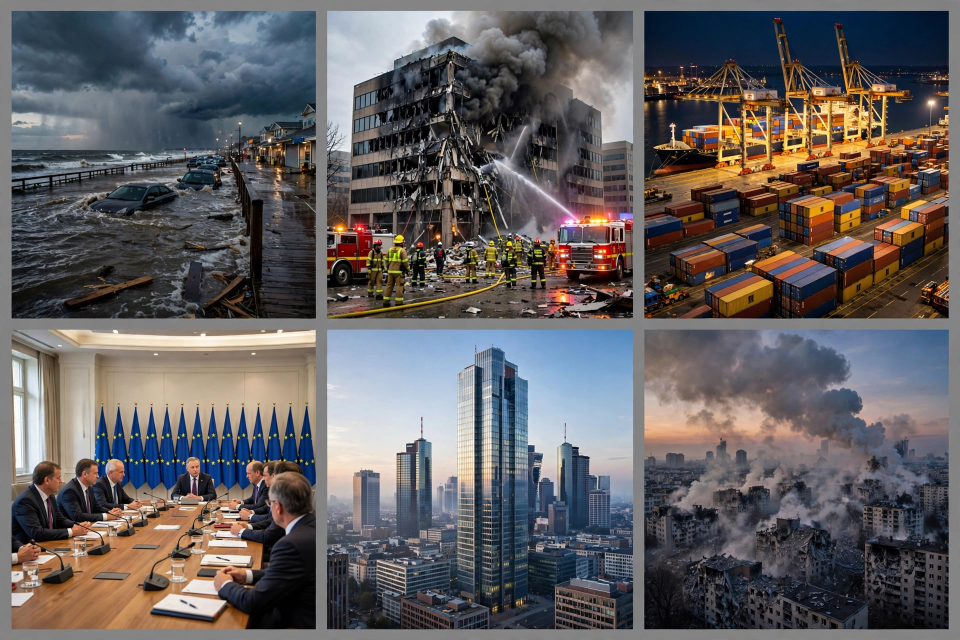
#> input picture assets/entry-source.png, 1920 x 1280 px (shown at 1/2 size)
$ python build_image.py
#> lines starting #> are read from the running program, lines starting #| are printed output that depends on the picture
#!/usr/bin/env python3
"""Typeset the 27 November 2026 front page for make.fun news-image.

The page is a 1024x1024 newspaper front built in PIL from six
photographs sliced out of one fresh AI-generated 3x2 collage
(assets/entry-source.png, 1920x1280, made for this competition day).

Everything on the page is described by small data tables near the
top of this file — the masthead, the four feature stories, the two
strip stories and the three short ALSO items — and a single
slot renderer paints each story according to its kind. The script
writes entry.png next to itself and then re-opens the file to
confirm it is a 1024x1024 PNG under 1 MiB, printing its sha256.

The build is deterministic: same source bytes in, same PNG out.
"""
from __future__ import annotations

import hashlib
import os

from PIL import Image, ImageDraw, ImageFont, ImageOps

BASE = os.path.dirname(os.path.abspath(__file__))
SRC = os.path.join(BASE, "assets", "entry-source.png")
OUT = os.path.join(BASE, "entry.png")

# --- Page geometry -------------------------------------------------------
CANVAS_W, CANVAS_H = 1024, 1024
MARGIN = 16            # outer edge on the left and right
COL_GAP = 20           # gap between the two feature columns
ROW_GAP = 12           # gap between the two feature rows
PANEL_W = 490          # width of one feature panel / strip half
PANEL_H = 300          # height of one feature panel
PHOTO_H = 170          # height of a feature photo
FIRST_ROW_Y = 140      # top of the first feature row
STRIP_TOP = 764        # top of the full-width strip
STRIP_H = 116          # height of the strip
THUMB_W = 150          # width of a strip thumbnail
ALSO_TOP = 892         # top of the navy ALSO band

# --- Palette --------------------------------------------------------------
PALETTE = {
    "paper": (247, 242, 231),
    "ink": (18, 18, 18),
    "red": (178, 34, 34),
    "grey": (90, 88, 82),
    "navy": (20, 36, 62),
    "gold": (232, 190, 90),
    "pale": (245, 245, 245),
    "frame": (40, 40, 40),
}

# --- Typefaces ------------------------------------------------------------
FONT_DIR = "/usr/share/fonts/truetype/noto"
_FONT_FILES = {
    False: os.path.join(FONT_DIR, "NotoSans-Condensed.ttf"),
    True: os.path.join(FONT_DIR, "NotoSans-CondensedBold.ttf"),
}
_FONT_CACHE: dict[tuple[bool, int], ImageFont.FreeTypeFont] = {}


def typeface(bold: bool, size: int) -> ImageFont.FreeTypeFont:
    """Return (and cache) a Noto Sans Condensed face at the given size."""
    key = (bold, size)
    if key not in _FONT_CACHE:
        _FONT_CACHE[key] = ImageFont.truetype(_FONT_FILES[bold], size)
    return _FONT_CACHE[key]


# --- Source photographs ---------------------------------------------------
# Cell boxes were measured off this day's collage: a grey frame of about
# 23px, vertical gutters at x=633-652 and x=1267-1286, and a horizontal
# gutter at y=638-658. Each box is inset a few pixels past the gutters.
# The focus point keeps the interesting part of each photo in frame
# when it is cropped to its slot shape.
PHOTOS = {
    "storm":  {"box": (26, 24, 629, 634),   "focus": (0.50, 0.55)},
    "kuwait": {"box": (656, 24, 1263, 634), "focus": (0.50, 0.55)},
    "port":   {"box": (1290, 24, 1894, 634), "focus": (0.50, 0.50)},
    "summit": {"box": (26, 662, 629, 1256), "focus": (0.50, 0.50)},
    "bank":   {"box": (656, 662, 1263, 1256), "focus": (0.50, 0.45)},
    "gaza":   {"box": (1290, 662, 1894, 1256), "focus": (0.50, 0.55)},
}

# --- Stories --------------------------------------------------------------
TITLE = "THE WORLD IN ONE DAY"
DATE_LINE = "FRIDAY, 27 NOVEMBER 2026"

# (photo key, kicker, headline, subhead) — the four big panels.
FEATURES = [
    ("storm", "UNITED STATES", "STORM SURGE TOPS SANDY",
     "Thanksgiving nor'easter floods the East Coast"),
    ("kuwait", "KUWAIT", "DRONE KILLS TWO IN KUWAIT",
     "Italy blames Iran; Tehran denies any role"),
    ("port", "TRADE", "US UNVEILS TARIFFS ON 14 NATIONS",
     "China capped at 20%; hearing set for January"),
    ("summit", "EUROPE", "EU SPLIT OVER UKRAINE LOAN",
     "Leaders divided on a $49bn loan to Kyiv"),
]

# (photo key, kicker, headline, subhead) — the two strip stories.
STRIPS = [
    ("bank", "EUROPE", "SPAIN'S DE COS TO LEAD ECB",
     "Chosen to succeed Lagarde at the central bank"),
    ("gaza", "GAZA", "ISRAELI STRIKES KILL 10 IN GAZA",
     "Ceasefire under strain for a third night"),
]

ALSO = [
    "EBOLA IN CONGO PASSES 12,000 CASES \u2014 second-largest outbreak on record",
    "NETANYAHU JUDGES URGE DROPPING BRIBERY CHARGE",
    "GUINEA-BISSAU JUNTA DELAYS ELECTION TO 2028",
]


# --- Text helpers ---------------------------------------------------------
def wrap_lines(draw, text, fnt, limit):
    """Yield the lines of `text` word-wrapped to fit `limit` pixels.

    Words accumulate onto the current line until the next word would
    overflow it; the line is then emitted and a fresh one started.
    """
    words = text.split()
    current: list[str] = []
    width = 0.0
    space_w = draw.textlength(" ", font=fnt)
    for word in words:
        word_w = draw.textlength(word, font=fnt)
        extra = word_w if not current else space_w + word_w
        if current and width + extra > limit:
            yield " ".join(current)
            current = [word]
            width = word_w
        else:
            current.append(word)
            width += extra
    if current:
        yield " ".join(current)


def fit_headline(draw, text, ceiling, limit, max_lines=2):
    """Biggest bold face (at most `ceiling`) wrapping into `max_lines`."""
    for size in range(ceiling, 12, -1):
        fnt = typeface(True, size)
        wrapped = list(wrap_lines(draw, text, fnt, limit))
        if len(wrapped) <= max_lines:
            return fnt, wrapped
    fnt = typeface(True, 13)
    return fnt, list(wrap_lines(draw, text, fnt, limit))


def fit_single_line(draw, text, ceiling, floor, limit):
    """Largest regular face (between `floor` and `ceiling`) fitting one line."""
    size = ceiling
    while size > floor:
        fnt = typeface(False, size)
        if draw.textlength(text, font=fnt) <= limit:
            return fnt
        size -= 1
    return typeface(False, floor)


def cover(source, photo_key, size):
    """Crop one collage cell to `size`, keeping its focus point in frame."""
    spec = PHOTOS[photo_key]
    tile = source.crop(spec["box"])
    return ImageOps.fit(tile, size, method=Image.LANCZOS,
                        centering=spec["focus"])


# --- Page sections --------------------------------------------------------
def paint_header(draw):
    """Masthead: title, red rule, exact date."""
    draw.text((CANVAS_W // 2, 12), TITLE, font=typeface(True, 62),
              fill=PALETTE["ink"], anchor="ma")
    draw.rectangle([MARGIN, 96, CANVAS_W - MARGIN, 99], fill=PALETTE["red"])
    draw.text((CANVAS_W // 2, 104), DATE_LINE, font=typeface(True, 27),
              fill=PALETTE["ink"], anchor="ma")


def paint_feature(page, draw, source, cell, kicker, head, sub, x, y):
    """One 2x2-grid panel: photo on top, kicker, headline, subhead."""
    photo = cover(source, cell, (PANEL_W, PHOTO_H))
    page.paste(photo, (x, y))
    draw.rectangle([x, y, x + PANEL_W - 1, y + PHOTO_H - 1],
                   outline=PALETTE["frame"], width=1)
    text_top = y + PHOTO_H + 8
    draw.text((x, text_top), kicker, font=typeface(True, 19),
              fill=PALETTE["red"])
    head_fnt, head_lines = fit_headline(draw, head, 36, PANEL_W)
    line_y = text_top + 24
    for line in head_lines:
        draw.text((x, line_y), line, font=head_fnt, fill=PALETTE["ink"])
        line_y += head_fnt.size + 2
    # The subhead sits on a fixed baseline two headline lines below the
    # kicker, so the two panels of a row line up even when one headline
    # wraps and the other does not.
    sub_y = text_top + 24 + 2 * (head_fnt.size + 2)
    draw.text((x, sub_y), sub, font=typeface(False, 23),
              fill=PALETTE["grey"])


def paint_strip(page, draw, source, cell, kicker, head, sub, x, y):
    """One half of the full-width strip: thumbnail left, text right."""
    thumb = cover(source, cell, (THUMB_W, STRIP_H))
    page.paste(thumb, (x, y))
    draw.rectangle([x, y, x + THUMB_W - 1, y + STRIP_H - 1],
                   outline=PALETTE["frame"], width=1)
    tx = x + THUMB_W + 12
    text_w = PANEL_W - THUMB_W - 12
    draw.text((tx, y + 2), kicker, font=typeface(True, 18),
              fill=PALETTE["red"])
    head_fnt, head_lines = fit_headline(draw, head, 30, text_w)
    line_y = y + 24
    for line in head_lines:
        draw.text((tx, line_y), line, font=head_fnt, fill=PALETTE["ink"])
        line_y += head_fnt.size + 1
    sub_fnt = typeface(False, 18)
    for line in list(wrap_lines(draw, sub, sub_fnt, text_w))[:2]:
        draw.text((tx, line_y + 2), line, font=sub_fnt, fill=PALETTE["grey"])
        line_y += sub_fnt.size + 1


def paint_also(draw):
    """Navy footer band with three short items at 29px."""
    draw.rectangle([0, ALSO_TOP, CANVAS_W, CANVAS_H], fill=PALETTE["navy"])
    draw.text((MARGIN, ALSO_TOP + 6), "ALSO TODAY", font=typeface(True, 22),
              fill=PALETTE["gold"])
    y = ALSO_TOP + 33
    for item in ALSO:
        # Shrink any item that would run past the right edge.
        fnt = fit_single_line(draw, item, 29, 19, CANVAS_W - 34 - MARGIN)
        draw.rectangle([MARGIN, y + 9, MARGIN + 8, y + 17],
                       fill=PALETTE["red"])
        draw.text((34, y), item, font=fnt, fill=PALETTE["pale"])
        y += 31


# --- Build ----------------------------------------------------------------
def assemble():
    """Lay out the whole front page and return it as a PIL image."""
    source = Image.open(SRC).convert("RGB")
#> source is the input picture: PIL image 1920x1280 RGB; mean R, G, B 99.1, 95.2, 95.9
    page = Image.new("RGB", (CANVAS_W, CANVAS_H), PALETTE["paper"])
    draw = ImageDraw.Draw(page)
    paint_header(draw)
    for row in range(2):
        for col in range(2):
            cell, kicker, head, sub = FEATURES[row * 2 + col]
            x = MARGIN + col * (PANEL_W + COL_GAP)
            y = FIRST_ROW_Y + row * (PANEL_H + ROW_GAP)
            paint_feature(page, draw, source, cell, kicker, head, sub, x, y)
#> this loop made 2 passes
#> pass 1, in paint_feature, `photo = cover(source, cell, (PANEL_W, PHOTO_H))`:
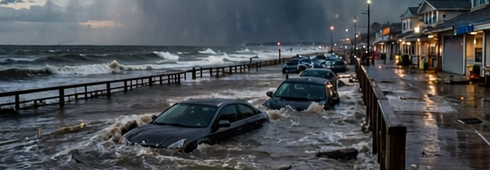
#> photo: PIL image 490x170 RGB; mean R, G, B 75.2, 79.1, 83.4
#> pass 1, in cover (call 2), `tile = source.crop(spec["box"])`:
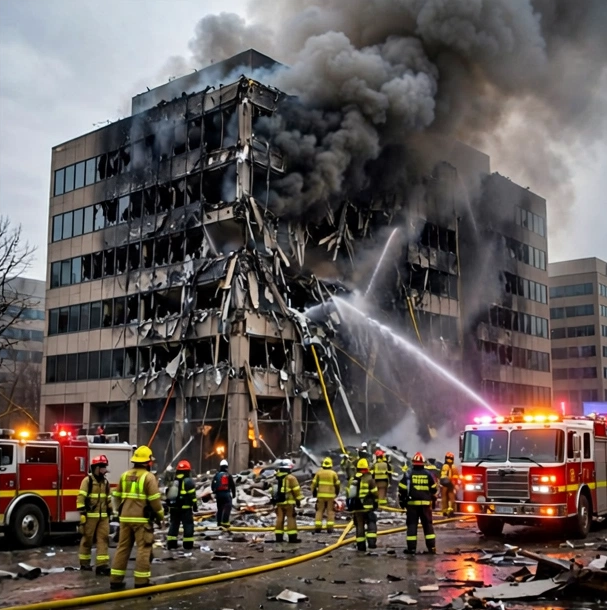
#> tile: PIL image 607x610 RGB; mean R, G, B 98.2, 89.6, 86.8
#> pass 1, in paint_feature (call 2), `photo = cover(source, cell, (PANEL_W, PHOTO_H))`:
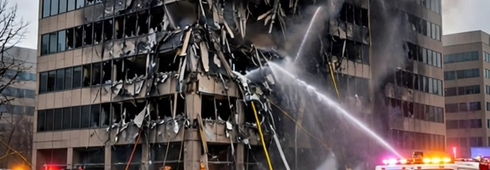
#> photo: PIL image 490x170 RGB; mean R, G, B 87.7, 79.3, 80.2
    for i, (cell, kicker, head, sub) in enumerate(STRIPS):
        x = MARGIN + i * (PANEL_W + COL_GAP)
        paint_strip(page, draw, source, cell, kicker, head, sub, x, STRIP_TOP)
#> this loop made 2 passes
#> pass 1, in cover (call 5), `tile = source.crop(spec["box"])`:
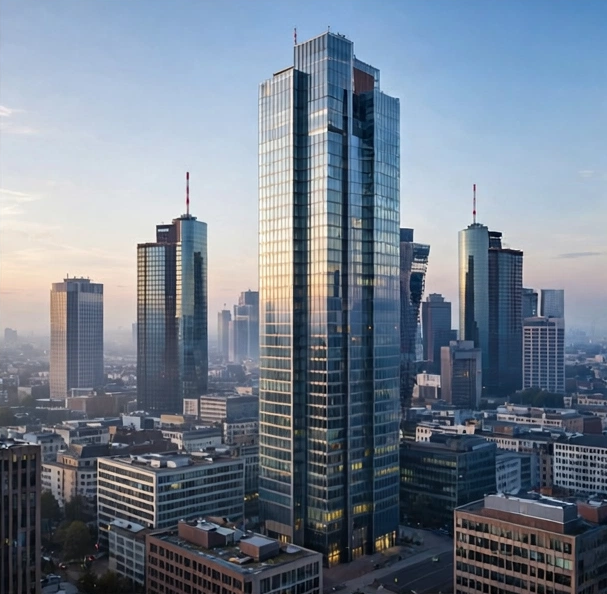
#> tile: PIL image 607x594 RGB; mean R, G, B 115.3, 127, 141.9
#> pass 1, in paint_strip, `thumb = cover(source, cell, (THUMB_W, STRIP_H))`:
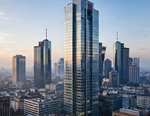
#> thumb: PIL image 150x116 RGB; mean R, G, B 123.1, 133.6, 146.9
#> after the loop:
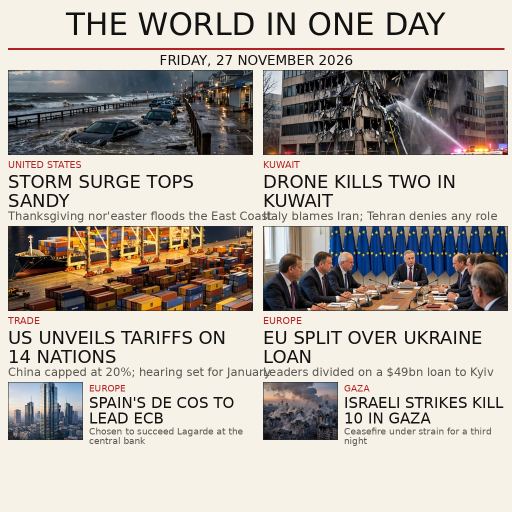
#> page: PIL image 1024x1024 RGB (shown at 1/2 size); mean R, G, B 182.8, 175.7, 167.8
    paint_also(draw)
    return page


def build():
    page = assemble()
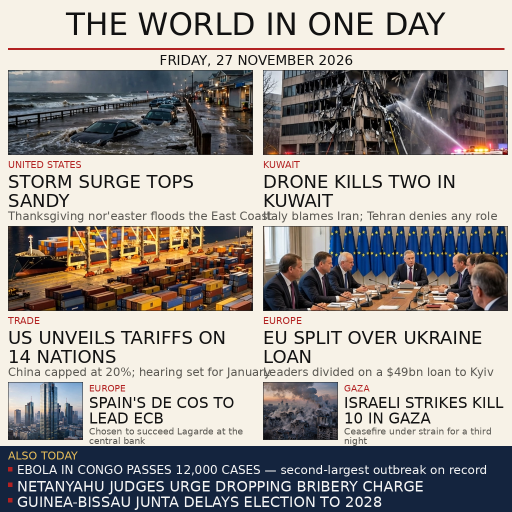
#> page: PIL image 1024x1024 RGB (shown at 1/2 size); mean R, G, B 157, 152.3, 148.8
    page.save(OUT, "PNG", optimize=True)
    print("wrote", OUT)


def verify():
    """Re-open entry.png and check size, format, byte budget and hash."""
    with Image.open(OUT) as im:
        assert im.size == (CANVAS_W, CANVAS_H), im.size
        assert im.format == "PNG"
    nbytes = os.path.getsize(OUT)
    assert nbytes <= 1_048_576, nbytes
    digest = hashlib.sha256(open(OUT, "rb").read()).hexdigest()
    print(f"verify: {CANVAS_W}x{CANVAS_H} PNG, {nbytes} bytes, sha256 {digest}")
    return digest


if __name__ == "__main__":
    build()
    verify()
